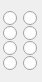
   <widget class="QWidget" name="gridLayoutWidget_13">
    <property name="geometry">
     <rect>
      <x>510</x>
      <y>320</y>
      <width>42</width>
      <height>82</height>
     </rect>
    </property>
    <layout class="QGridLayout" name="gridLayout_13">
     <property name="leftMargin">
      <number>3</number>
     </property>
     <property name="rightMargin">
      <number>0</number>
     </property>
     <property name="spacing">
      <number>0</number>
     </property>
     <item row="0" column="0">
      <widget class="QRadioButton" name="radioButton_100">
       <property name="styleSheet">
        <string notr="true"/>
       </property>
       <property name="text">
        <string/>
       </property>
       <property name="autoExclusive">
        <bool>false</bool>
       </property>
      </widget>
     </item>
     <item row="2" column="0">
      <widget class="QRadioButton" name="radioButton_101">
       <property name="styleSheet">
        <string notr="true"/>
       </property>
       <property name="text">
        <string/>
       </property>
       <property name="autoExclusive">
        <bool>false</bool>
       </property>
      </widget>
     </item>
     <item row="2" column="1">
      <widget class="QRadioButton" name="radioButton_102">
       <property name="styleSheet">
        <string notr="true"/>
       </property>
       <property name="text">
        <string/>
       </property>
       <property name="autoExclusive">
        <bool>false</bool>
       </property>
      </widget>
     </item>
     <item row="3" column="0">
      <widget class="QRadioButton" name="radioButton_97">
       <property name="styleSheet">
        <string notr="true"/>
       </property>
       <property name="text">
        <string/>
       </property>
       <property name="autoExclusive">
        <bool>false</bool>
       </property>
      </widget>
     </item>
     <item row="0" column="1">
      <widget class="QRadioButton" name="radioButton_98">
       <property name="styleSheet">
        <string notr="true"/>
       </property>
       <property name="text">
        <string/>
       </property>
       <property name="autoExclusive">
        <bool>false</bool>
       </property>
      </widget>
     </item>
     <item row="3" column="1">
      <widget class="QRadioButton" name="radioButton_99">
       <property name="styleSheet">
        <string notr="true"/>
       </property>
       <property name="text">
        <string/>
       </property>
       <property name="autoExclusive">
        <bool>false</bool>
       </property>
      </widget>
     </item>
     <item row="1" column="0">
      <widget class="QRadioButton" name="radioButton_171">
       <property name="styleSheet">
        <string notr="true"/>
       </property>
       <property name="text">
        <string/>
       </property>
       <property name="autoExclusive">
        <bool>false</bool>
       </property>
      </widget>
     </item>
     <item row="1" column="1">
      <widget class="QRadioButton" name="radioButton_172">
       <property name="styleSheet">
        <string notr="true"/>
       </property>
       <property name="text">
        <string/>
       </property>
       <property name="autoExclusive">
        <bool>false</bool>
       </property>
      </widget>
     </item>
    </layout>
   </widget>
